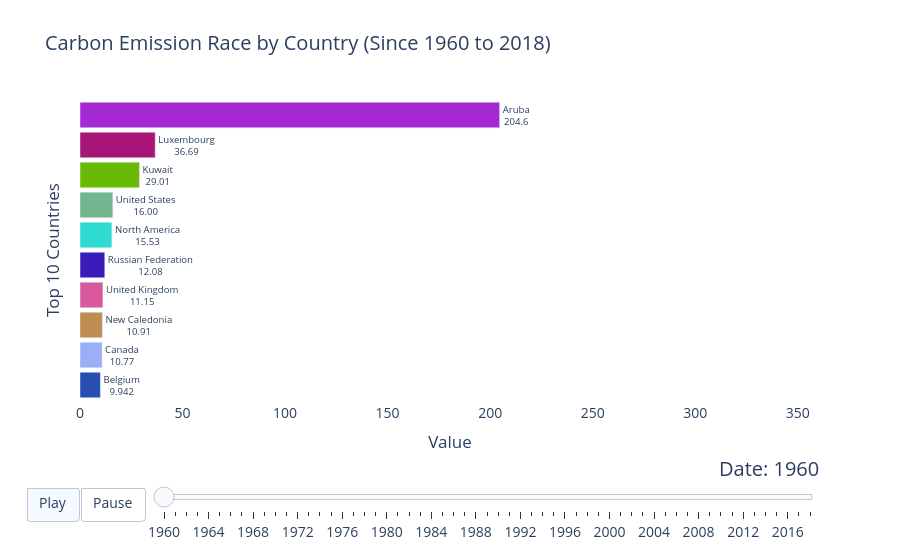

Notebook code cell kept with this figure:
### Code cell
from raceplotly.plots import barplot
race_plot=barplot(df=df2[df2['Country Name']!='World'],item_column='Country Name', value_column='value',time_column='Year', top_entries=10)
fig_3=race_plot.plot(title='Carbon Emission Race by Country (Since 1960 to 2018)', value_label='Value',item_label='Top 10 Countries')
fig_3

### Figure 1 — Plotly figure (JSON) as saved in the notebook; plotly's stock layout.template omitted (floating-point values rounded to 4 significant figures)
{"data": [{"cliponaxis": false, "hoverinfo": "all", "marker": {"color": ["rgb(41, 78, 178)", "rgb(155, 175, 248)", "rgb(191, 140, 84)", "rgb(218, 89, 157)", "rgb(57, 28, 185)", "rgb(47, 218, 209)", "rgb(115, 181, 140)", "rgb(105, 186, 4)", "rgb(168, 21, 121)", "rgb(165, 41, 211)"]}, "orientation": "h", "textangle": 0, "textposition": "outside", "texttemplate": "%{y}<br>%{x:.4s}", "type": "bar", "x": [9.942, 10.77, 10.91, 11.15, 12.08, 15.53, 16.0, 29.01, 36.69, 204.6], "y": ["Belgium", "Canada", "New Caledonia", "United Kingdom", "Russian Federation", "North America", "United States", "Kuwait", "Luxembourg", "Aruba"]}], "layout": {"bargap": 0.15, "font": {"size": 14}, "plot_bgcolor": "#FFFFFF", "sliders": [{"active": 0, "currentvalue": {"font": {"size": 20}, "prefix": "Date: ", "visible": true, "xanchor": "right"}, "len": 0.9, "pad": {"b": 10, "t": 50}, "steps": [{"args": [["1960"], {"frame": {"duration": 500, "redraw": false}, "mode": "immediate", "transition": {"duration": 500}}], "label": "1960", "method": "animate"}, {"args": [["1961"], {"frame": {"duration": 500, "redraw": false}, "mode": "immediate", "transition": {"duration": 500}}], "label": "1961", "method": "animate"}, {"args": [["1962"], {"frame": {"duration": 500, "redraw": false}, "mode": "immediate", "transition": {"duration": 500}}], "label": "1962", "method": "animate"}, {"args": [["1963"], {"frame": {"duration": 500, "redraw": false}, "mode": "immediate", "transition": {"duration": 500}}], "label": "1963", "method": "animate"}, {"args": [["1964"], {"frame": {"duration": 500, "redraw": false}, "mode": "immediate", "transition": {"duration": 500}}], "label": "1964", "method": "animate"}, {"args": [["1965"], {"frame": {"duration": 500, "redraw": false}, "mode": "immediate", "transition": {"duration": 500}}], "label": "1965", "method": "animate"}, {"args": [["1966"], {"frame": {"duration": 500, "redraw": false}, "mode": "immediate", "transition": {"duration": 500}}], "label": "1966", "method": "animate"}, {"args": [["1967"], {"frame": {"duration": 500, "redraw": false}, "mode": "immediate", "transition": {"duration": 500}}], "label": "1967", "method": "animate"}, {"args": [["1968"], {"frame": {"duration": 500, "redraw": false}, "mode": "immediate", "transition": {"duration": 500}}], "label": "1968", "method": "animate"}, {"args": [["1969"], {"frame": {"duration": 500, "redraw": false}, "mode": "immediate", "transition": {"duration": 500}}], "label": "1969", "method": "animate"}, {"args": [["1970"], {"frame": {"duration": 500, "redraw": false}, "mode": "immediate", "transition": {"duration": 500}}], "label": "1970", "method": "animate"}, {"args": [["1971"], {"frame": {"duration": 500, "redraw": false}, "mode": "immediate", "transition": {"duration": 500}}], "label": "1971", "method": "animate"}, {"args": [["1972"], {"frame": {"duration": 500, "redraw": false}, "mode": "immediate", "transition": {"duration": 500}}], "label": "1972", "method": "animate"}, {"args": [["1973"], {"frame": {"duration": 500, "redraw": false}, "mode": "immediate", "transition": {"duration": 500}}], "label": "1973", "method": "animate"}, {"args": [["1974"], {"frame": {"duration": 500, "redraw": false}, "mode": "immediate", "transition": {"duration": 500}}], "label": "1974", "method": "animate"}, {"args": [["1975"], {"frame": {"duration": 500, "redraw": false}, "mode": "immediate", "transition": {"duration": 500}}], "label": "1975", "method": "animate"}, {"args": [["1976"], {"frame": {"duration": 500, "redraw": false}, "mode": "immediate", "transition": {"duration": 500}}], "label": "1976", "method": "animate"}, {"args": [["1977"], {"frame": {"duration": 500, "redraw": false}, "mode": "immediate", "transition": {"duration": 500}}], "label": "1977", "method": "animate"}, {"args": [["1978"], {"frame": {"duration": 500, "redraw": false}, "mode": "immediate", "transition": {"duration": 500}}], "label": "1978", "method": "animate"}, {"args": [["1979"], {"frame": {"duration": 500, "redraw": false}, "mode": "immediate", "transition": {"duration": 500}}], "label": "1979", "method": "animate"}, {"args": [["1980"], {"frame": {"duration": 500, "redraw": false}, "mode": "immediate", "transition": {"duration": 500}}], "label": "1980", "method": "animate"}, {"args": [["1981"], {"frame": {"duration": 500, "redraw": false}, "mode": "immediate", "transition": {"duration": 500}}], "label": "1981", "method": "animate"}, {"args": [["1982"], {"frame": {"duration": 500, "redraw": false}, "mode": "immediate", "transition": {"duration": 500}}], "label": "1982", "method": "animate"}, {"args": [["1983"], {"frame": {"duration": 500, "redraw": false}, "mode": "immediate", "transition": {"duration": 500}}], "label": "1983", "method": "animate"}, {"args": [["1984"], {"frame": {"duration": 500, "redraw": false}, "mode": "immediate", "transition": {"duration": 500}}], "label": "1984", "method": "animate"}, {"args": [["1985"], {"frame": {"duration": 500, "redraw": false}, "mode": "immediate", "transition": {"duration": 500}}], "label": "1985", "method": "animate"}, {"args": [["1986"], {"frame": {"duration": 500, "redraw": false}, "mode": "immediate", "transition": {"duration": 500}}], "label": "1986", "method": "animate"}, {"args": [["1987"], {"frame": {"duration": 500, "redraw": false}, "mode": "immediate", "transition": {"duration": 500}}], "label": "1987", "method": "animate"}, {"args": [["1988"], {"frame": {"duration": 500, "redraw": false}, "mode": "immediate", "transition": {"duration": 500}}], "label": "1988", "method": "animate"}, {"args": [["1989"], {"frame": {"duration": 500, "redraw": false}, "mode": "immediate", "transition": {"duration": 500}}], "label": "1989", "method": "animate"}, {"args": [["1990"], {"frame": {"duration": 500, "redraw": false}, "mode": "immediate", "transition": {"duration": 500}}], "label": "1990", "method": "animate"}, {"args": [["1991"], {"frame": {"duration": 500, "redraw": false}, "mode": "immediate", "transition": {"duration": 500}}], "label": "1991", "method": "animate"}, {"args": [["1992"], {"frame": {"duration": 500, "redraw": false}, "mode": "immediate", "transition": {"duration": 500}}], "label": "1992", "method": "animate"}, {"args": [["1993"], {"frame": {"duration": 500, "redraw": false}, "mode": "immediate", "transition": {"duration": 500}}], "label": "1993", "method": "animate"}, {"args": [["1994"], {"frame": {"duration": 500, "redraw": false}, "mode": "immediate", "transition": {"duration": 500}}], "label": "1994", "method": "animate"}, {"args": [["1995"], {"frame": {"duration": 500, "redraw": false}, "mode": "immediate", "transition": {"duration": 500}}], "label": "1995", "method": "animate"}, {"args": [["1996"], {"frame": {"duration": 500, "redraw": false}, "mode": "immediate", "transition": {"duration": 500}}], "label": "1996", "method": "animate"}, {"args": [["1997"], {"frame": {"duration": 500, "redraw": false}, "mode": "immediate", "transition": {"duration": 500}}], "label": "1997", "method": "animate"}, {"args": [["1998"], {"frame": {"duration": 500, "redraw": false}, "mode": "immediate", "transition": {"duration": 500}}], "label": "1998", "method": "animate"}, {"args": [["1999"], {"frame": {"duration": 500, "redraw": false}, "mode": "immediate", "transition": {"duration": 500}}], "label": "1999", "method": "animate"}, {"args": [["2000"], {"frame": {"duration": 500, "redraw": false}, "mode": "immediate", "transition": {"duration": 500}}], "label": "2000", "method": "animate"}, {"args": [["2001"], {"frame": {"duration": 500, "redraw": false}, "mode": "immediate", "transition": {"duration": 500}}], "label": "2001", "method": "animate"}, {"args": [["2002"], {"frame": {"duration": 500, "redraw": false}, "mode": "immediate", "transition": {"duration": 500}}], "label": "2002", "method": "animate"}, {"args": [["2003"], {"frame": {"duration": 500, "redraw": false}, "mode": "immediate", "transition": {"duration": 500}}], "label": "2003", "method": "animate"}, {"args": [["2004"], {"frame": {"duration": 500, "redraw": false}, "mode": "immediate", "transition": {"duration": 500}}], "label": "2004", "method": "animate"}, {"args": [["2005"], {"frame": {"duration": 500, "redraw": false}, "mode": "immediate", "transition": {"duration": 500}}], "label": "2005", "method": "animate"}, {"args": [["2006"], {"frame": {"duration": 500, "redraw": false}, "mode": "immediate", "transition": {"duration": 500}}], "label": "2006", "method": "animate"}, {"args": [["2007"], {"frame": {"duration": 500, "redraw": false}, "mode": "immediate", "transition": {"duration": 500}}], "label": "2007", "method": "animate"}, {"args": [["2008"], {"frame": {"duration": 500, "redraw": false}, "mode": "immediate", "transition": {"duration": 500}}], "label": "2008", "method": "animate"}, {"args": [["2009"], {"frame": {"duration": 500, "redraw": false}, "mode": "immediate", "transition": {"duration": 500}}], "label": "2009", "method": "animate"}, {"args": [["2010"], {"frame": {"duration": 500, "redraw": false}, "mode": "immediate", "transition": {"duration": 500}}], "label": "2010", "method": "animate"}, {"args": [["2011"], {"frame": {"duration": 500, "redraw": false}, "mode": "immediate", "transition": {"duration": 500}}], "label": "2011", "method": "animate"}, {"args": [["2012"], {"frame": {"duration": 500, "redraw": false}, "mode": "immediate", "transition": {"duration": 500}}], "label": "2012", "method": "animate"}, {"args": [["2013"], {"frame": {"duration": 500, "redraw": false}, "mode": "immediate", "transition": {"duration": 500}}], "label": "2013", "method": "animate"}, {"args": [["2014"], {"frame": {"duration": 500, "redraw": false}, "mode": "immediate", "transition": {"duration": 500}}], "label": "2014", "method": "animate"}, {"args": [["2015"], {"frame": {"duration": 500, "redraw": false}, "mode": "immediate", "transition": {"duration": 500}}], "label": "2015", "method": "animate"}, {"args": [["2016"], {"frame": {"duration": 500, "redraw": false}, "mode": "immediate", "transition": {"duration": 500}}], "label": "2016", "method": "animate"}, {"args": [["2017"], {"frame": {"duration": 500, "redraw": false}, "mode": "immediate", "transition": {"duration": 500}}], "label": "2017", "method": "animate"}, {"args": [["2018"], {"frame": {"duration": 500, "redraw": false}, "mode": "immediate", "transition": {"duration": 500}}], "label": "2018", "method": "animate"}], "transition": {"duration": 300, "easing": "cubic-in-out"}, "x": 0.1, "xanchor": "left", "y": 0, "yanchor": "top"}], "title": {"text": "Carbon Emission Race by Country (Since 1960 to 2018)"}, "updatemenus": [{"buttons": [{"args": [null, {"frame": {"duration": 500, "redraw": false}, "fromcurrent": true, "transition": {"duration": 500, "easing": "quadratic-in-out"}}], "label": "Play", "method": "animate"}, {"args": [[null], {"frame": {"duration": 0, "redraw": false}, "mode": "immediate", "transition": {"duration": 0}}], "label": "Pause", "method": "animate"}], "direction": "left", "pad": {"r": 10, "t": 87}, "showactive": true, "type": "buttons", "x": 0.1, "xanchor": "right", "y": 0, "yanchor": "top"}], "xaxis": {"range": [0, 360.9], "showline": true, "showticklabels": true, "title": {"text": "Value"}, "visible": true}, "yaxis": {"showline": false, "showticklabels": false, "title": {"text": "Top 10 Countries"}, "visible": true}}}
